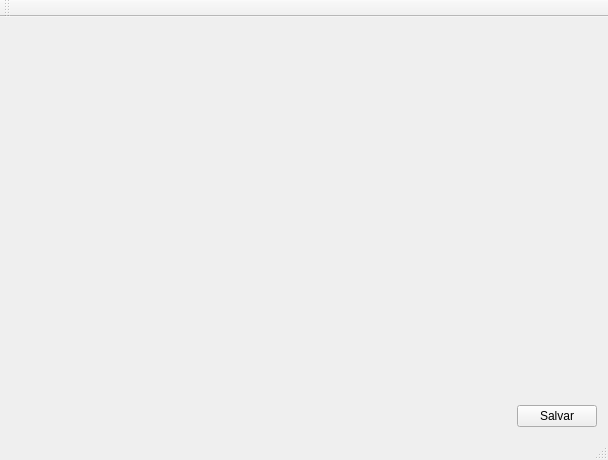
<?xml version="1.0" encoding="UTF-8"?>
<ui version="4.0">
 <class>GraphWindow</class>
 <widget class="QMainWindow" name="GraphWindow">
  <property name="geometry">
   <rect>
    <x>0</x>
    <y>0</y>
    <width>608</width>
    <height>460</height>
   </rect>
  </property>
  <property name="windowTitle">
   <string>MainWindow</string>
  </property>
  <widget class="QWidget" name="centralWidget">
   <layout class="QGridLayout" name="gridLayout">
    <item row="1" column="1">
     <widget class="QPushButton" name="saveImage">
      <property name="text">
       <string>Salvar</string>
      </property>
     </widget>
    </item>
    <item row="1" column="0">
     <spacer name="horizontalSpacer">
      <property name="orientation">
       <enum>Qt::Horizontal</enum>
      </property>
      <property name="sizeHint" stdset="0">
       <size>
        <width>40</width>
        <height>20</height>
       </size>
      </property>
     </spacer>
    </item>
    <item row="0" column="0" colspan="2">
     <widget class="QCustomPlot" name="customPlot" native="true"/>
    </item>
   </layout>
  </widget>
  <widget class="QMenuBar" name="menuBar">
   <property name="geometry">
    <rect>
     <x>0</x>
     <y>0</y>
     <width>608</width>
     <height>21</height>
    </rect>
   </property>
  </widget>
  <widget class="QToolBar" name="mainToolBar">
   <attribute name="toolBarArea">
    <enum>TopToolBarArea</enum>
   </attribute>
   <attribute name="toolBarBreak">
    <bool>false</bool>
   </attribute>
  </widget>
  <widget class="QStatusBar" name="statusBar"/>
 </widget>
 <layoutdefault spacing="6" margin="11"/>
 <customwidgets>
  <customwidget>
   <class>QCustomPlot</class>
   <extends>QWidget</extends>
   <header location="global">qcustomplot.h</header>
   <container>1</container>
  </customwidget>
 </customwidgets>
 <resources/>
 <connections/>
</ui>
